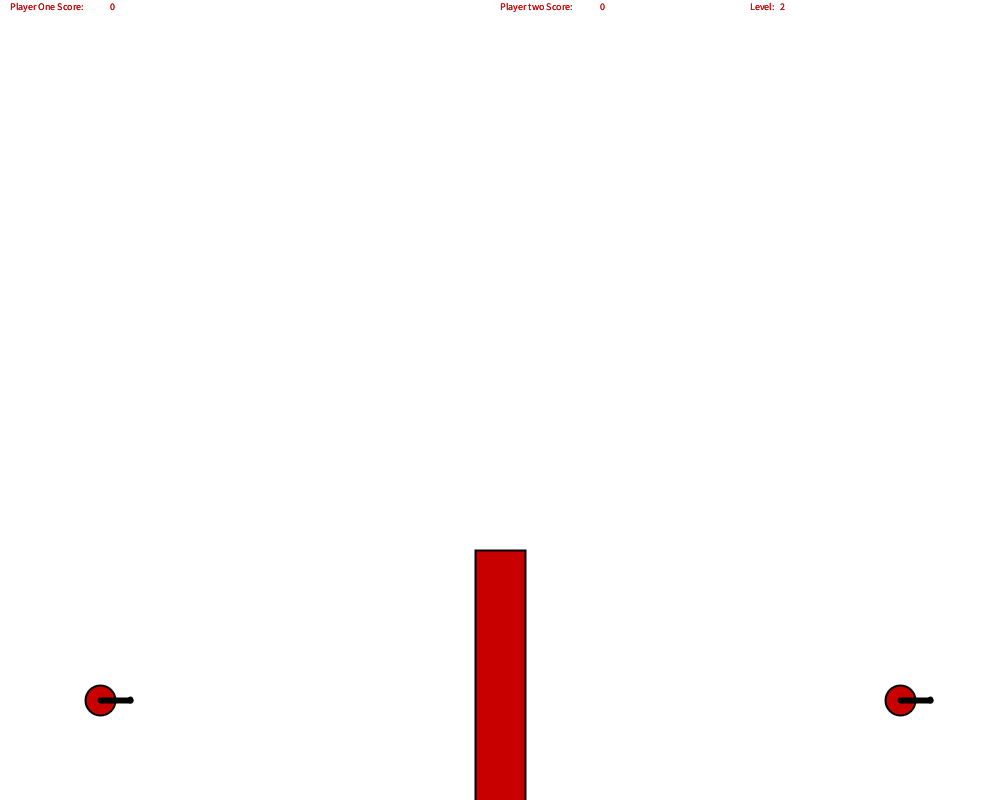
Frame 1 (no input)
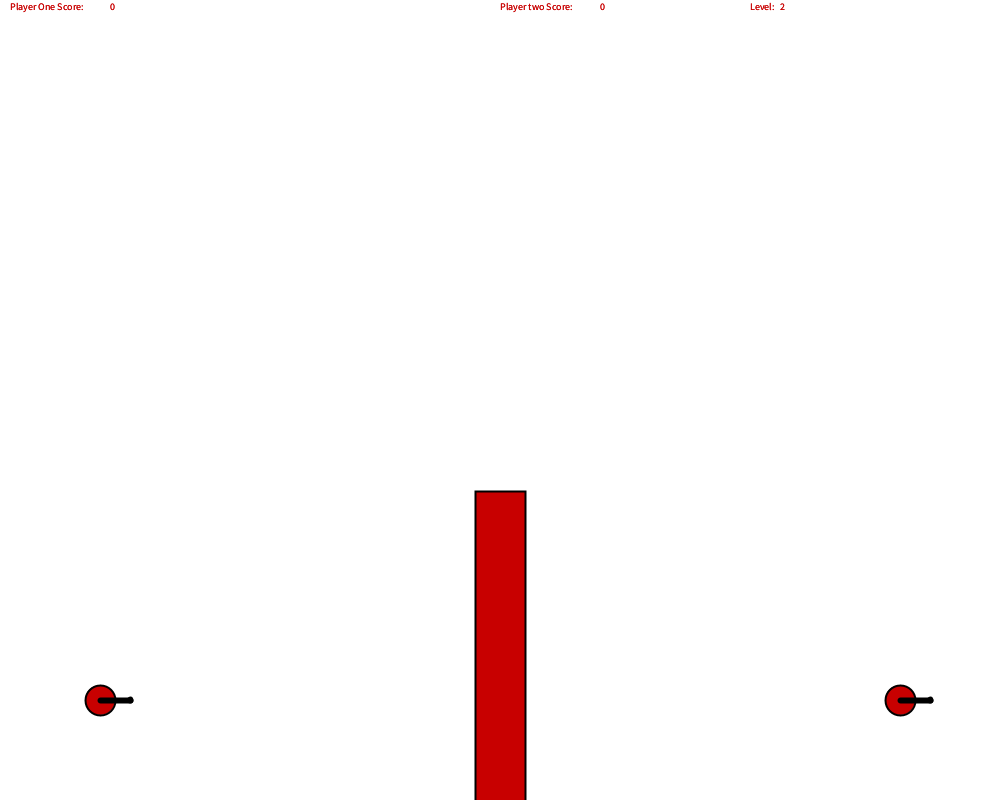
Frame 60 (the mouse pressed at the canvas centre just before this capture)
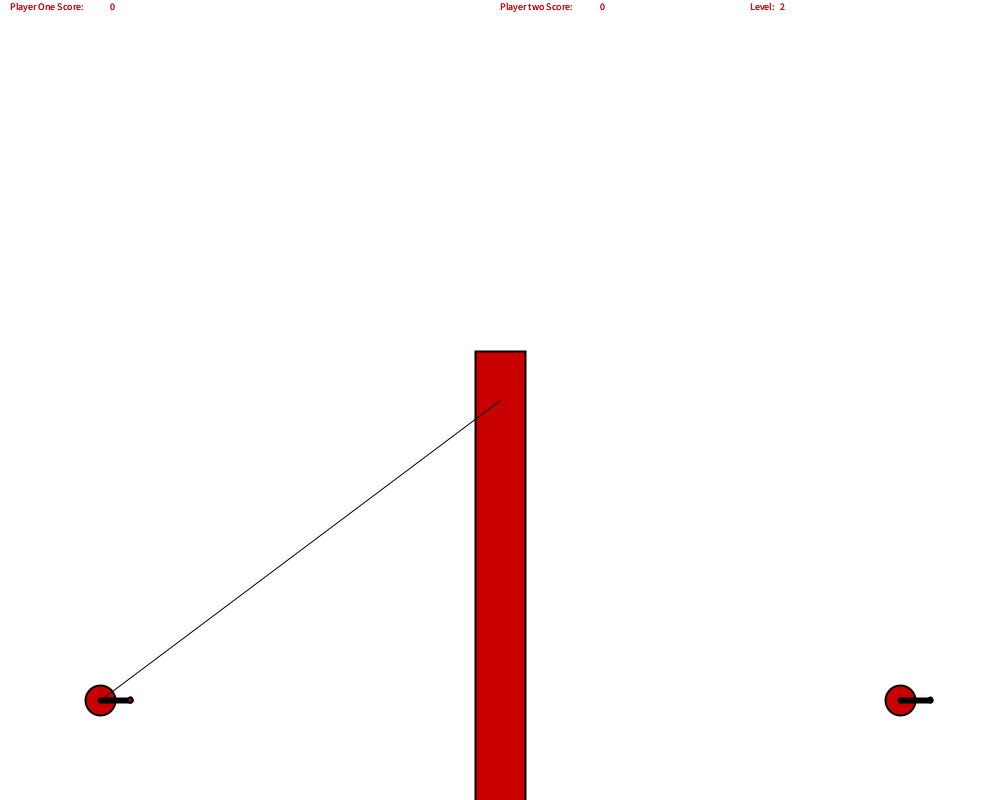
Frame 120 (the mouse held since frame 60 and released just before this capture)

The Processing sketch that drew these frames (run headless with seeded random() and noise(); from frame 60 on, the mouse is pressed at the canvas centre):

// Processing sketch: SuperTanksV2
// ── SuperTanksV2.pde
Tank PlayerOne;
Tank PlayerTwo;
float PowerMax = 30;
boolean fire = false;
int level = 2;
boolean PlayerOneTurn = true;
float distance = 0;
float hitCheck = 0;
float hitCheckTwo = 0;
PVector mouse;

float wallXpos=0;
float wallYpos=0;
float wallWidth=0;
float wallHieght=0;


float acc=0;
float dx=0;
float massspeed=0;
float masspos=0;


void setup() {
  size(1000, 800); 

  mouse = new PVector(0, 0);


  PlayerOne = new Tank(100, 700, 0, 0, 0, 0, 0, 0, 0,0, false);
  PlayerTwo = new Tank(900, 700, 0, 0, 0, 0, 0, 0, 0,0, false);

  PlayerOne.TankSetup();
  PlayerTwo.TankSetup();
}//close set up


void draw() {
  background(255);

if (level == 1){
 PowerMax = 50;
wallXpos=475;
wallYpos=400;
 wallWidth=50;
wallHieght=400;
  strokeWeight(2); 
  rect(wallXpos, wallYpos, wallWidth, wallHieght);

if (PlayerOneTurn == true) {
 PlayerOne.wallhit();
}
if (PlayerOneTurn == false) {
 PlayerTwo.wallhit();
}
}




if (PlayerOne.hit==false){
  PlayerOne.display();

}

if (PlayerTwo.hit==false){
  PlayerTwo.display();

}


if((PlayerOne.hit==true)||(PlayerTwo.hit==true)){
  

PlayerOne.hit=false;
PlayerTwo.hit=false;

}


if (level == 1){
 PowerMax = 50;
wallXpos=475;
wallYpos=400;
 wallWidth=50;
wallHieght=400;
  strokeWeight(2); 
  rect(wallXpos, wallYpos, wallWidth, wallHieght);
}


if (level == 2){
 PowerMax = 50;
wallXpos=475;
wallYpos=550-(masspos);
 wallWidth=50;
wallHieght=1000;
  

  
   dx = masspos-300;
   acc= (-1)*(dx)*(0.009);
   massspeed = massspeed + acc;
   masspos += massspeed;
  

  
  strokeWeight(2); 
  rect(wallXpos, wallYpos, wallWidth, wallHieght);

if (PlayerOneTurn == true) {
 PlayerOne.wallhit();
}
if (PlayerOneTurn == false) {
 PlayerTwo.wallhit();
}

}



 mouse.x= mouseX;
  mouse.y= mouseY;
PlayerOne.hitSelf();
PlayerTwo.hitSelf();
PlayerOne.hitOpponent();
PlayerTwo.hitOpponent();


  if (mousePressed == true) {

    if (PlayerOneTurn == true) {

      PlayerOne.FirePrep();
    }

    if (PlayerOneTurn == false) {

      PlayerTwo.FirePrep();
    }
  }



  if (fire == true) {

    if (PlayerOneTurn == true) {

      PlayerOne.Fire();
    }

    if (PlayerOneTurn == false) {

      PlayerTwo.Fire();
    }
  }


  if (PlayerOneTurn == true) {

    PlayerOne.miss();
  }

  if (PlayerOneTurn == false) {

    PlayerTwo.miss();
  }
}//close draw

void keyPressed() {

  if (fire == false) {

    if (PlayerOneTurn == true) {

      PlayerOne.aim();
    }

    if (PlayerOneTurn == false) {

      PlayerTwo.aim();
    }
  }
} //close void KeyPressed

void mouseReleased() {

 if (fire == false) {
  if (PlayerOneTurn == true) {
    PlayerOne.trigger();
  }


  if (PlayerOneTurn == false) {
    PlayerTwo.trigger();
  }


 }
} // close void mouseReleased


class Wall{
  
  
  
} //close wall class 



class Tank {

  float distance;

  float xpos;
  float ypos;
  float xbarrel;
  float ybarrel;
  float theta; 
  float bulletXpos;
  float bulletYpos;
  float bulletXspeed;
  float bulletYspeed;
  int score;
  boolean hit;


  Tank(float xpos_, float ypos_, float xbarrel_, float ybarrel_, float theta_, float bulletXpos_, float bulletYpos_, float bulletXspeed_, float bulletYspeed_, int score_ ,boolean hit_) {
    xpos = xpos_;
    ypos = ypos_;
    xbarrel = xbarrel_;
    ybarrel = ybarrel_;
    theta = theta_;
    bulletXpos = bulletXpos_;
    bulletYpos = bulletYpos_;
    bulletXspeed = bulletXspeed_;
    bulletYspeed = bulletYspeed_;
    score = score_;
    hit = hit_;
  } //close tank constructer 

  void TankSetup() {

    xbarrel = xpos + 30;
    ybarrel = ypos;
    bulletXpos = xbarrel;
    bulletYpos = ybarrel;
  } //close void Tanksetup

  void aim() {

    if (key == CODED) {
      if (keyCode == UP) {
        theta=theta+0.1;
      }
      else if (keyCode == DOWN) {
        theta=theta-0.1;
      } 

      xbarrel=cos(theta)*30 + xpos;
      ybarrel=sin(theta)*30 + ypos;
      bulletXpos=cos(theta)*30 + xpos;
      bulletYpos=sin(theta)*30 + ypos;
    }
  } //close void aim


  void trigger() {
    fire = true; 
    bulletXspeed = (((xbarrel - xpos)/(30))* (distance));
    bulletYspeed = (((ybarrel - ypos)/(30))* (distance));
  
} //viod close viod trigger 

  void FirePrep() { 

    ellipse(xbarrel, ybarrel, 5, 5);
    strokeWeight(1); 
    line(xpos, ypos, mouse.x, mouse.y);


    distance = sqrt(sq(mouse.x - xpos)+sq(mouse.y - ypos));
    distance = map(distance, 0, 1000, 1, PowerMax); 

   
  } //close firePrep



  void Fire() {


    bulletYspeed += 0.82;
    // bulletXspeed = bulletXspeed * 9.8;

    bulletXpos = bulletXpos + bulletXspeed ;
    bulletYpos = bulletYpos + bulletYspeed ;
  }// close void fire


  void display() {


    fill(200, 0, 0);
    strokeWeight(2); 
    ellipse(xpos, ypos, 30, 30);
    ellipse(bulletXpos, bulletYpos, 5, 5);
    strokeWeight(6); 
    line(xpos, ypos, xbarrel, ybarrel);
  
textSize(10);
text("Player One Score:", 10, 10);
text("Player two Score:", 500, 10);
text("Level:", 750, 10);

text(PlayerOne.score, 110, 10);
text(PlayerTwo.score, 600, 10);
text(level, 780, 10);


} //close void display


  void miss() {

    if ((bulletXpos > width) || (bulletXpos < 0) || (bulletYpos > height) || (bulletYpos < 0)) {

      PlayerOneTurn = !PlayerOneTurn;

      fire = false;


bulletXspeed=0;
bulletYspeed=0;
bulletXpos = xbarrel;
bulletYpos = ybarrel;
   
  }
  

} //close void miss



  void hitSelf() {

  hitCheck = sqrt(sq(xpos-bulletXpos)+sq(ypos-bulletYpos));

if (hitCheck < 15) {
 hit = true; 
score --;
 level++;
 bulletXpos = xbarrel;
 bulletYpos = ybarrel;
 bulletXspeed=0;
 bulletYspeed=0;
fire =false;



}



} //close void hitSelf

void hitOpponent(){
 

     hitCheck = sqrt(sq(PlayerTwo.xpos-PlayerOne.bulletXpos)+sq(PlayerTwo.ypos-PlayerOne.bulletYpos));
    
     hitCheckTwo = sqrt(sq(PlayerOne.xpos-PlayerTwo.bulletXpos)+sq(PlayerOne.ypos-PlayerTwo.bulletYpos));

  if (hitCheck < 15){
    PlayerTwo.hit=true;
    PlayerOne.score++;
  
 level++;
 PlayerOne.bulletXpos = PlayerOne.xbarrel;
 PlayerOne.bulletYpos = PlayerOne.ybarrel;
fire =false;
 



}
  
   if (hitCheckTwo < 15){
    PlayerOne.hit=true;
    PlayerTwo.score++;
   
   level++;
 PlayerTwo.bulletXpos = PlayerTwo.xbarrel;
 PlayerTwo.bulletYpos = PlayerTwo.ybarrel;
fire =false;





} 

}

void wallhit(){                          
 
  
  if((bulletXpos > wallXpos) && (bulletXpos < wallXpos + wallWidth) && (bulletYpos > wallYpos) && (bulletYpos < wallYpos + wallHieght)) {
 
   bulletXpos = xbarrel;
   bulletYpos = ybarrel;
   bulletXspeed=0;
   bulletYspeed=0;
   fire =false;
 
 PlayerOneTurn = !PlayerOneTurn;   
  }
  
  
}

} //close tank class
